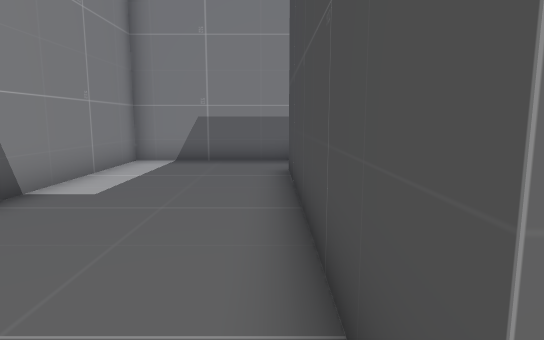
[1] (above)

20 first-person views from a walk through a scene from a Unity 3-D project. The camera is 1.2 m above the floor, tilts 8° down and sees 75° across. The floor is counted in squares, 1 m on a side. Each view is taken from the middle of a square. On the plan, view 1 faces up. The plan holds only what a view shows up to about 14 squares ahead; the rest is blank. The player character is not drawn.

[2]
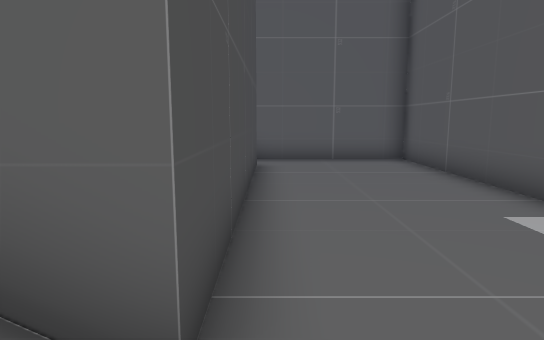

[3]
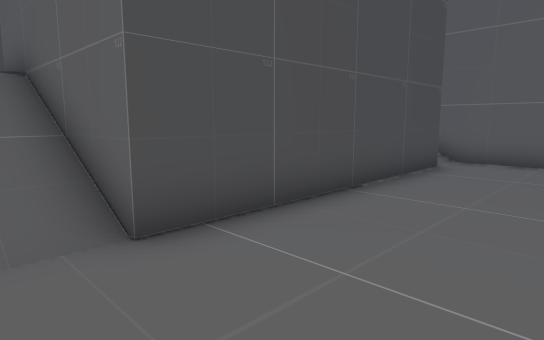

[4]
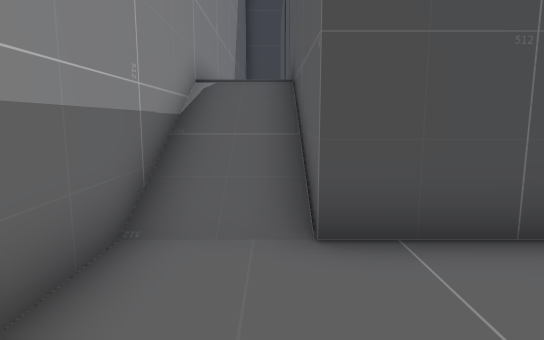

[5]
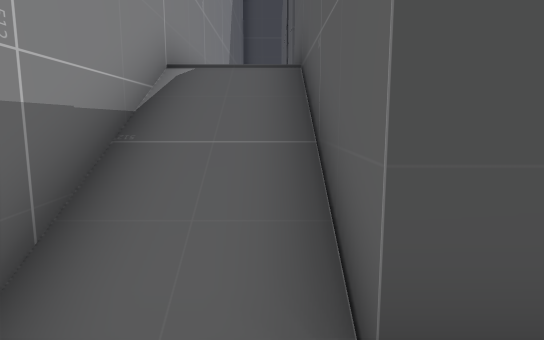

[6]
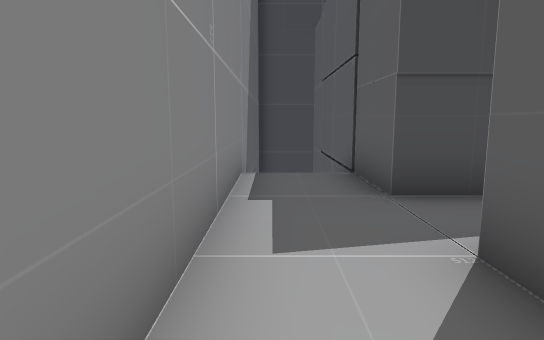

[7]
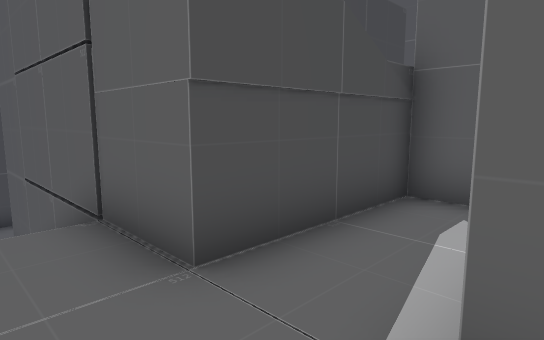

[8]
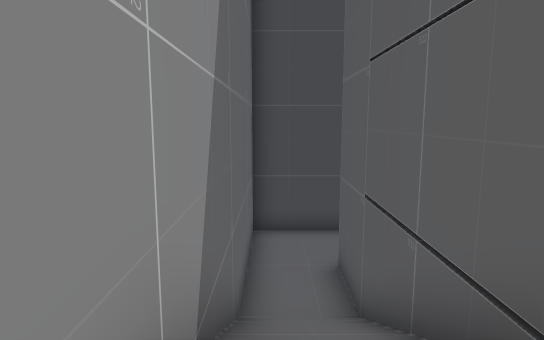

[9]
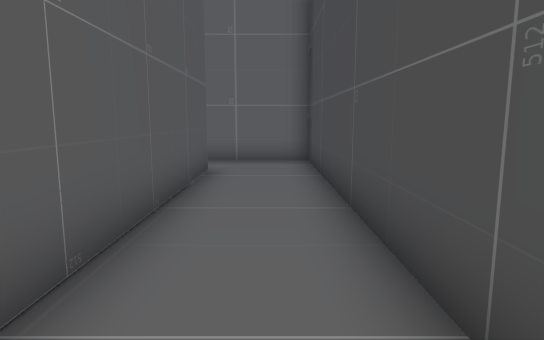

[10]
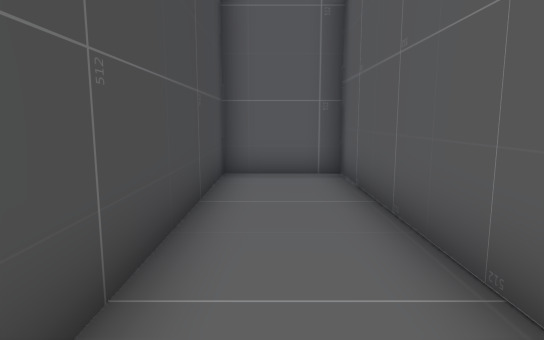

[11]
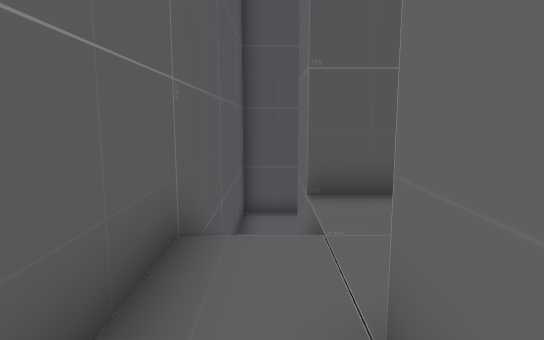

[12]
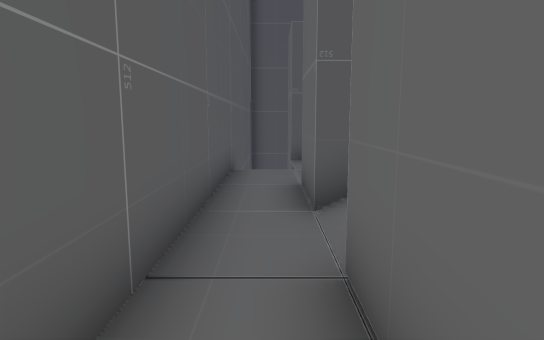

[13]
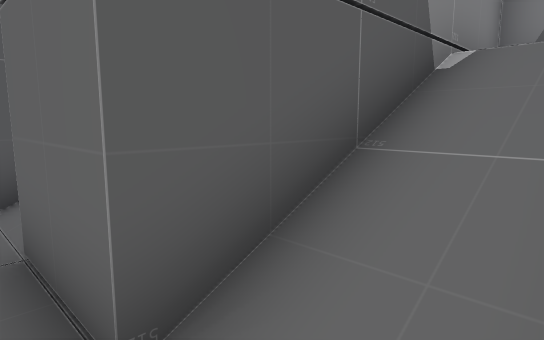

[14]
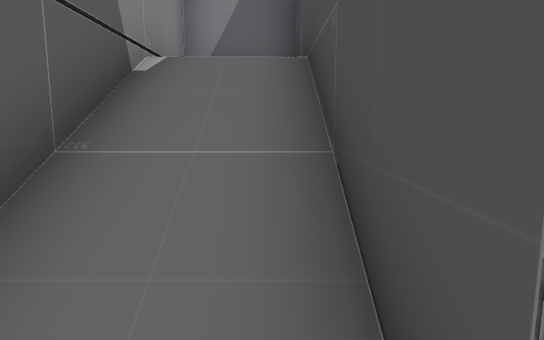

[15]
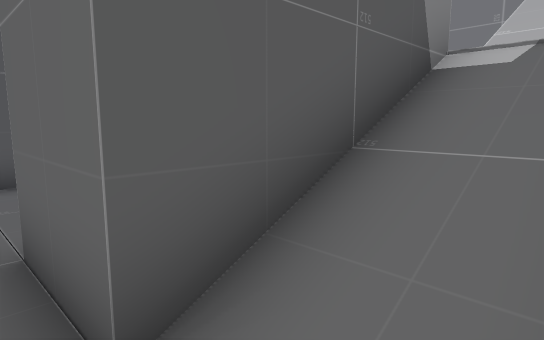

[16]
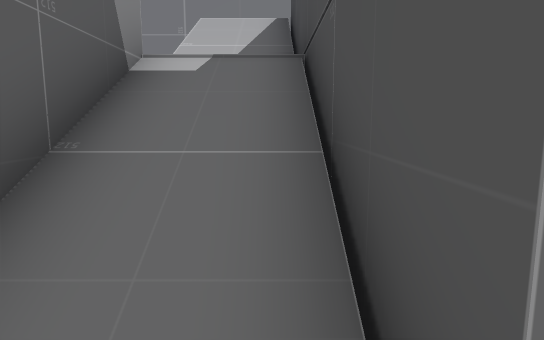

[17]
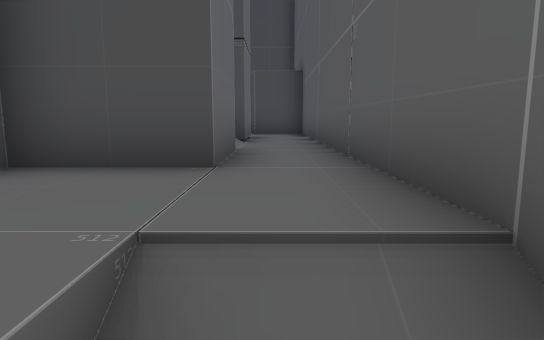

[18]
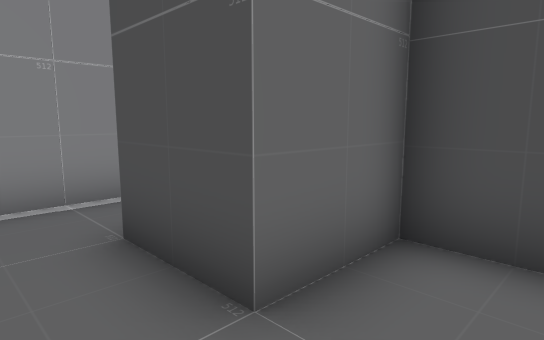

[19]
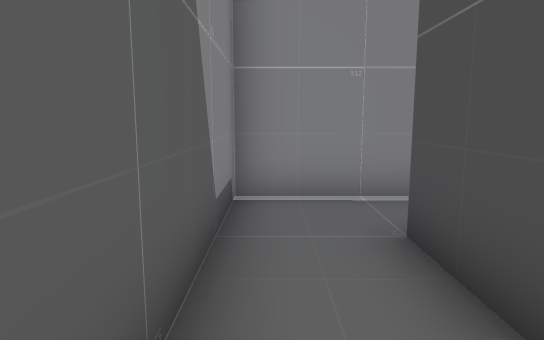

[20]
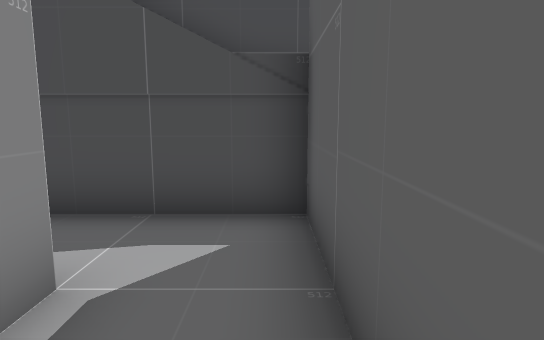

### Floor plan
Key: @ floor where view 1 was taken; # wall or solid block; . main floor; : floor 2 m higher than the main floor; + floor 4 m higher than the main floor; / step, stairs or slope; = window, fence, low wall or low ledge; ^ raised ledge.
Columns run from 4 left of view 1 to 19 right of it. Each row starts with its distance up from view 1.
 11 ########################
 10 #....////:::::: ///....#
  9 #....////::::::////....#
  8 #....######:#//=#####..#
  7 #....######:#//^#####..#
  6 #....##:::::#//^#  ##..#
  5 #....##:::::#/ ##++##..#
  4 #....##::####//##//##..#
  3 #....##::####//##//##..#
  2 #....##::::##//##//^#..#
  1 #....##::::##//##//##..#
  0 #...@/ //::::::::::##..#
 -1 ########################

Where each view was taken, in squares from view 1:
view 1: 0 up, 0 right, facing up
view 2: 10 up, 0 right, facing down
view 3: 10 up, 3 left, facing down-right
view 4: 9 up, 3 left, facing right
view 5: 9 up, 1 left, facing right
view 6: 10 up, 4 right, facing right
view 7: 10 up, 6 right, facing down-right
view 8: 10 up, 9 right, facing right
view 9: 0 up, 18 right, facing up
view 10: 7 up, 18 right, facing down
view 11: 0 up, 8 right, facing left
view 12: 0 up, 13 right, facing left
view 13: 0 up, 14 right, facing up-left
view 14: 0 up, 14 right, facing up
view 15: 0 up, 10 right, facing up-left
view 16: 0 up, 10 right, facing up
view 17: 0 up, 3 right, facing right
view 18: 1 up, 3 right, facing up-right
view 19: 1 up, 3 right, facing up
view 20: 5 up, 4 right, facing right
